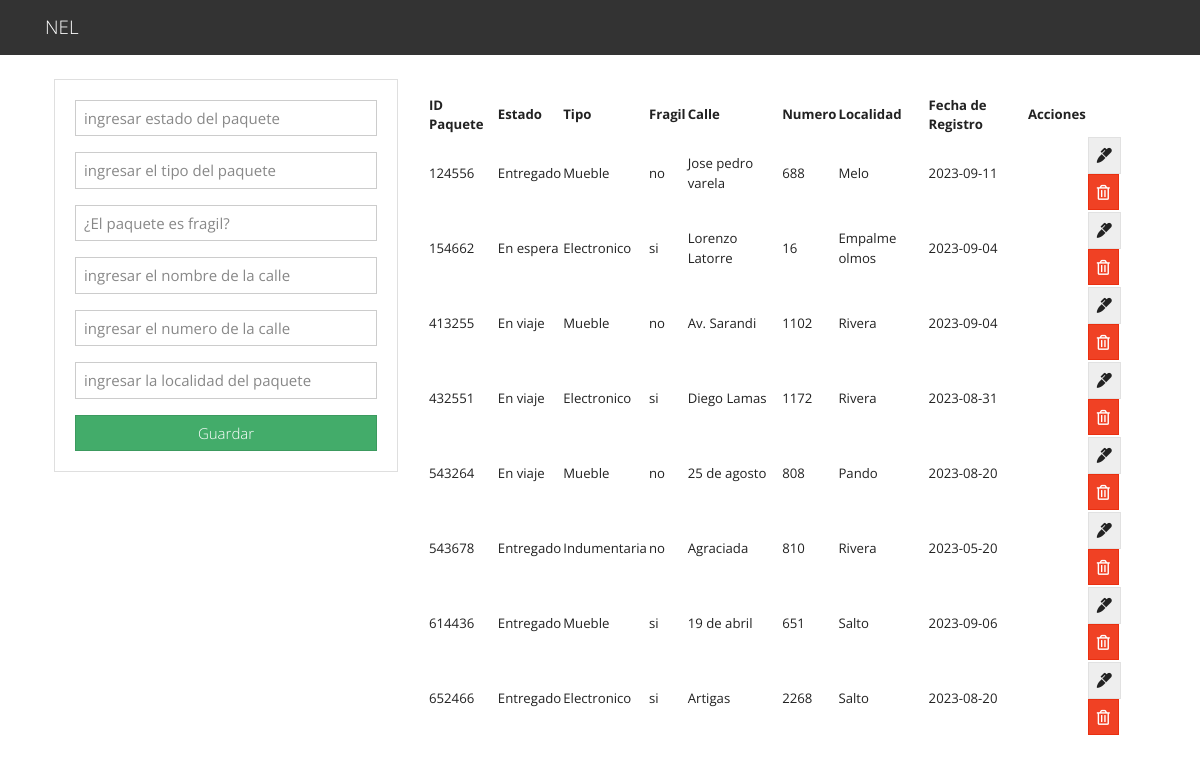
Page /view/home/gestionPaquete.php on the committed database.
### tables this page shows
CREATE TABLE `direccion` (
  `id_paquete` int(10) NOT NULL,
  `calle` varchar(20) NOT NULL,
  `numero` int(10) NOT NULL,
  `localidad` varchar(20) NOT NULL
);

CREATE TABLE `paquete` (
  `id_paquete` int(10) NOT NULL,
  `estado` varchar(50) NOT NULL,
  `fecha_registro` DATE DEFAULT CURRENT_DATE() NOT NULL,
  `tipo` varchar(20) DEFAULT NULL,
  `fragil` varchar(2) NOT NULL
);

### view/home/gestionPaquete.php (the view, shortened to what this page needs)
<?php include("config\usersDB.php"); ?>
<?php include('includes\header.php'); ?>
<main class="container p-4">
  <div class="row">
    <div class="col-md-4">
      <div class="card card-body">
        <form action="save_paquete.php" method="POST">
          <div class="form-group">
            <input type="text" name="estado" class="form-control" placeholder="ingresar estado del paquete" autofocus required>
          </div>
          <div class="form-group">
            <input type="text" name="tipo" class="form-control" placeholder="ingresar el tipo del paquete" autofocus required>
          </div>
          <div class="form-group">
            <input type="text" name="fragil" class="form-control" placeholder="¿El paquete es fragil?" autofocus required>
          </div>
          <div class="form-group">
            <input type="text" name="calle" class="form-control" placeholder="ingresar el nombre de la calle" autofocus required>
          </div>
          <div class="form-group">
            <input type="text" name="numero" class="form-control" placeholder="ingresar el numero de la calle" autofocus required>
          </div>
          <div class="form-group">
            <input type="text" name="localidad" class="form-control" placeholder="ingresar la localidad del paquete" autofocus required>
          </div>
          <input type="submit" name="save_paquete" class="btn btn-success btn-block" value="Guardar">
        </form>
      </div>
    </div>
    <div class="col-md-8">
      <table class="table table-bordered">
    <table>
        <thead>
            <tr>
                <th>ID Paquete</th>
                <th>Estado</th>
                <th>Tipo</th>
                <th>Fragil</th>
                <th>Calle</th>
                <th>Numero</th>
                <th>Localidad</th>
                <th>Fecha de Registro</th>
                <th>Acciones</th>
            </tr>
        </thead>
        <tbody>
        <?php
  $query = "SELECT paquete.*, direccion.*
  FROM paquete
  JOIN direccion ON paquete.id_paquete = direccion.id_paquete;";
  $result_tasks = mysqli_query($conn, $query);
?>
<tbody>
  <?php
    while ($row = mysqli_fetch_assoc($result_tasks)) {
  ?>
  <tr>
    <td><?php echo $row['id_paquete']; ?></td>
    <td><?php echo $row['estado']; ?></td>
    <td><?php echo $row['tipo']; ?></td>
    <td><?php echo $row['fragil']; ?></td>
    <td><?php echo $row['calle'];?></td>
    <td><?php echo $row['numero'];?></td>
    <td><?php echo $row['localidad'];?></td>
    <td><?php echo $row['fecha_registro'];?></td>
    <td>
    </td>
    <td>
      <a href="edit_paquete.php?id_paquete=<?php echo $row['id_paquete']?>" class="btn btn-secondary">
        <i class="fas fa-marker"></i>
      </a>
      <a href="delete_paquete.php?id_paquete=<?php echo $row['id_paquete']?>" class="btn btn-danger">
        <i class="far fa-trash-alt"></i>
      </a>
    </td>
  </tr>
  <?php
    }
  ?>
</tbody>

### view/home/includes/header.php (shortened to what this page needs)
<!DOCTYPE html>
<html lang="en">
  <head>
    <link rel="stylesheet" href="https://bootswatch.com/4/yeti/bootstrap.min.css">
    <link rel="stylesheet" href="https://use.fontawesome.com/releases/v5.6.3/css/all.css">
  </head>
  <body>
    <nav class="navbar navbar-dark bg-dark">
      <div class="container">
        <a class="navbar-brand" href="index.php">NEL</a>
      </div>
    </nav>

### rows in the picture
direccion: id_paquete "124556", id_paquete.estado "Entregado", id_paquete.tipo "Mueble", id_paquete.fragil "no", calle "Jose pedro varela", numero "688", localidad "Melo", id_paquete.fecha_registro "2023-09-11"
direccion: id_paquete "154662", id_paquete.estado "En espera", id_paquete.tipo "Electronico", id_paquete.fragil "si", calle "Lorenzo Latorre", numero "16", localidad "Empalme olmos", id_paquete.fecha_registro "2023-09-04"
direccion: id_paquete "413255", id_paquete.estado "En viaje", id_paquete.tipo "Mueble", id_paquete.fragil "no", calle "Av. Sarandi", numero "1102", localidad "Rivera", id_paquete.fecha_registro "2023-09-04"
direccion: id_paquete "432551", id_paquete.estado "En viaje", id_paquete.tipo "Electronico", id_paquete.fragil "si", calle "Diego Lamas", numero "1172", localidad "Rivera", id_paquete.fecha_registro "2023-08-31"
direccion: id_paquete "543264", id_paquete.estado "En viaje", id_paquete.tipo "Mueble", id_paquete.fragil "no", calle "25 de agosto", numero "808", localidad "Pando", id_paquete.fecha_registro "2023-08-20"
direccion: id_paquete "543678", id_paquete.estado "Entregado", id_paquete.tipo "Indumentaria", id_paquete.fragil "no", calle "Agraciada", numero "810", localidad "Rivera", id_paquete.fecha_registro "2023-05-20"
direccion: id_paquete "614436", id_paquete.estado "Entregado", id_paquete.tipo "Mueble", id_paquete.fragil "si", calle "19 de abril", numero "651", localidad "Salto", id_paquete.fecha_registro "2023-09-06"
direccion: id_paquete "652466", id_paquete.estado "Entregado", id_paquete.tipo "Electronico", id_paquete.fragil "si", calle "Artigas", numero "2268", localidad "Salto", id_paquete.fecha_registro "2023-08-20"
